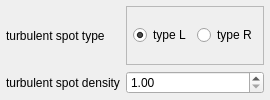
               <widget class="QWidget" name="turbulentSpotPage">
                <layout class="QGridLayout" name="gridLayout_11" columnstretch="1,3">
                 <property name="leftMargin">
                  <number>6</number>
                 </property>
                 <property name="topMargin">
                  <number>6</number>
                 </property>
                 <property name="rightMargin">
                  <number>6</number>
                 </property>
                 <property name="bottomMargin">
                  <number>6</number>
                 </property>
                 <property name="verticalSpacing">
                  <number>6</number>
                 </property>
                 <item row="1" column="0">
                  <widget class="QLabel" name="label_turbulentSpotDensity">
                   <property name="text">
                    <string>turbulent spot density</string>
                   </property>
                  </widget>
                 </item>
                 <item row="0" column="0">
                  <widget class="QLabel" name="label_turbulentSpotType">
                   <property name="text">
                    <string>turbulent spot type</string>
                   </property>
                  </widget>
                 </item>
                 <item row="1" column="1">
                  <widget class="QDoubleSpinBox" name="turbulentSpotDensity">
                   <property name="minimum">
                    <double>1.000000000000000</double>
                   </property>
                  </widget>
                 </item>
                 <item row="0" column="1">
                  <widget class="QFrame" name="frame">
                   <property name="frameShape">
                    <enum>QFrame::StyledPanel</enum>
                   </property>
                   <property name="frameShadow">
                    <enum>QFrame::Raised</enum>
                   </property>
                   <layout class="QHBoxLayout" name="horizontalLayout_2">
                    <property name="leftMargin">
                     <number>6</number>
                    </property>
                    <property name="topMargin">
                     <number>6</number>
                    </property>
                    <property name="rightMargin">
                     <number>6</number>
                    </property>
                    <property name="bottomMargin">
                     <number>6</number>
                    </property>
                    <item>
                     <widget class="QRadioButton" name="RB_turbulentSpotTypeL">
                      <property name="text">
                       <string>type L</string>
                      </property>
                      <property name="checked">
                       <bool>true</bool>
                      </property>
                     </widget>
                    </item>
                    <item>
                     <widget class="QRadioButton" name="RB_turbulentSpotTypeR">
                      <property name="text">
                       <string>type R</string>
                      </property>
                     </widget>
                    </item>
                   </layout>
                  </widget>
                 </item>
                </layout>
               </widget>
